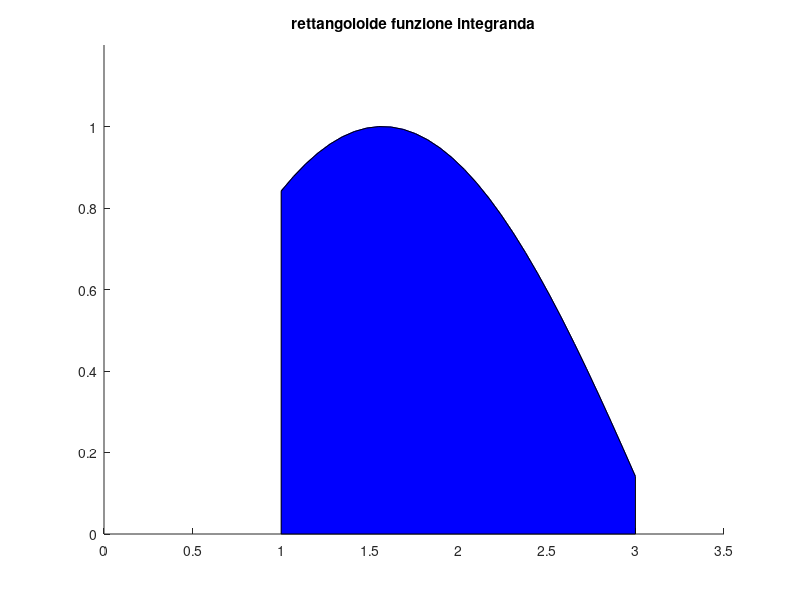
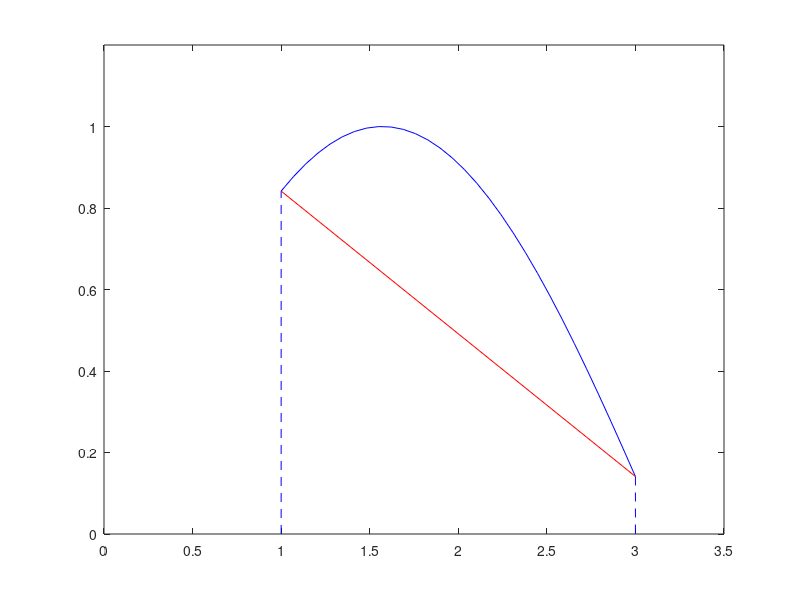
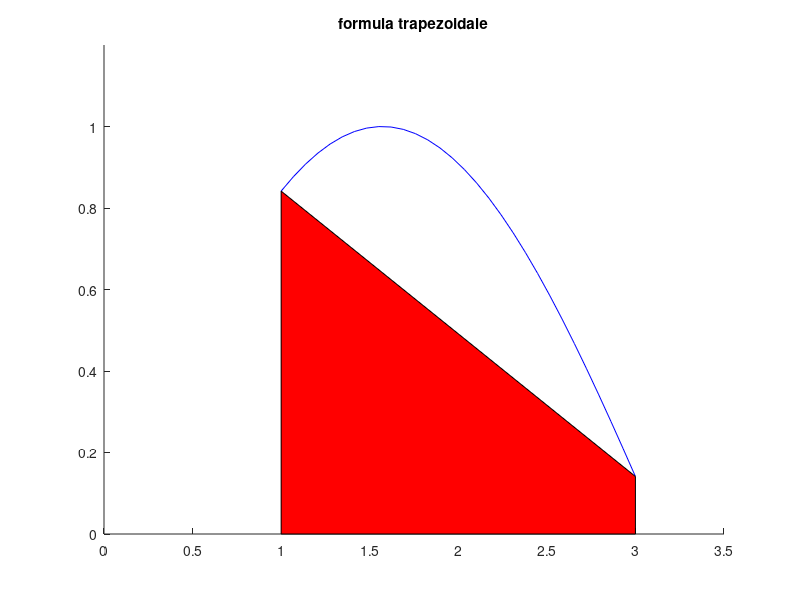
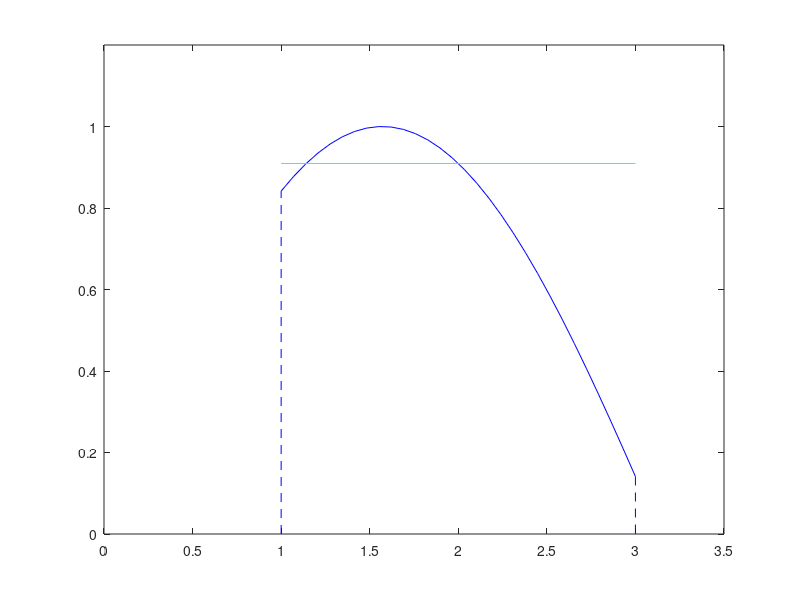

Reproduce these figures in MATLAB, in order.
% script formuleQ_base
% disegna le figure che illustrano
% le formule di base midpoint, rettangolare, 
% trapezoidale e di Simpson
f_int=inline('sin(x)');
a=1;b=3;
xx=linspace(a,b,30);
yy=f_int(xx);
figure(10)
plot([a a],[0 yy(1)],'b--', xx,yy,'b',[b b],[yy(end) 0],'b--')
title('funzione integranda sin(x)')
axis([0 3.5 0 1.2])
figure(1)
hold on;
plot(xx,yy,'b')
title('rettangoloide funzione integranda')
fill([a xx b],[0 yy 0],'b')
axis([0 3.5 0 1.2])
hold off;
% trapezoidale
figure (2)
plot([a a],[0 yy(1)],'b--', xx,yy,'b',...
    [b b],[yy(end) 0],'b--',[a b],[f_int(a)  f_int(b)],'r')
axis([0 3.5 0 1.2])
figure(3)
hold on
plot(xx,yy,'b')
fill([a a b b],[0 f_int(a) f_int(b) 0],'r')
title('formula trapezoidale')
axis([0 3.5 0 1.2])
hold off
%
% punto medio
m=(a+b)/2;
figure (4)
plot([a a],[0 yy(1)],'b--', xx,yy,'b',...
    [b b],[yy(end) 0],'b--',[a b],[f_int(m) f_int(m)],'c')
axis([0 3.5 0 1.2])
figure(5)
hold on
plot(xx,yy,'b')
fill([a a b b],[0 f_int(m) f_int(m) 0],'c')
title('formula del punto medio')
axis([0 3.5 0 1.2])
hold off
%
% rettangolare
figure (6)
plot([a a],[0 yy(1)],'b--', xx,yy,'b',...
    [b b],[yy(end) 0],'b--',[a b],[f_int(a)  f_int(a)],'k')
axis([0 3.5 0 1.2])
figure(7)
hold on
plot(xx,yy,'b')
fill([a a b b],[0 f_int(a) f_int(a) 0],'y')
title('formula rettangolare')
axis([0 3.5 0 1.2])
hold off
%
% Simpson
m=(a+b)/2;
% parabola intepolante sui tre punti
% (a,f_int(a)),(m,f_int(m)),(b,f_int(b))
parabola=polyfit([a m b],[f_int(a) f_int(m) f_int(b)],2);
yyparabola=polyval(parabola,xx);
figure (8)
plot([a a],[0 yy(1)],'b--', xx,yy,'b',[b b],[yy(end) 0],...
    'b--',xx,yyparabola,'g')
axis([0 3.5 0 1.2])
figure(9)
hold on
plot(xx,yy)
fill([a xx b],[0 yyparabola 0],'g')
title('formula di Simpson')
axis([0 3.5 0 1.2])
hold off
